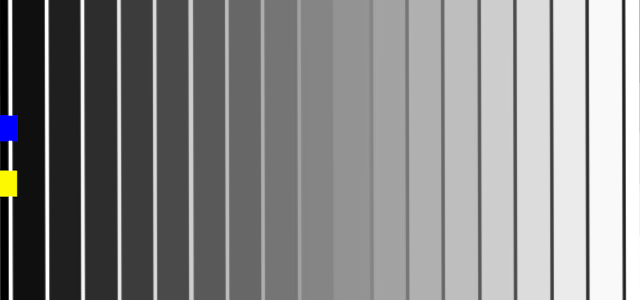
#> input picture steppingfeet_illusion/sample_images/0001.png, 640 x 300 px
$ python rotation_warp_image.py --image ../steppingfeet_illusion/sample_images/0001.png
#> lines starting #> are read from the running program, lines starting #| are printed output that depends on the picture
### motion_illusions/first_order_rotation_image_warp.py
###############################################################################
#
# File: first_order_rotation_image_warp.py
#
# Warp an image by a rotation.
# This is a first order approximation, the instantaneous flow due
# to rotation of an observer is used to derive the flow field by
# which the image is warped.
#
# History:
# 07-28-20 - Levi Burner - Created file
#
###############################################################################

from scipy import ndimage
import numpy as np
import cv2

# Calculate an optical flow field due to a body rate rotation
def discrete_optical_flow_due_to_rotation(yaw, pitch, roll, focal_length, grid_size):
    a = pitch
    b = yaw
    g = roll
    f = focal_length

    (x, y) = np.meshgrid(np.arange(0, grid_size[1], dtype=np.float32) - grid_size[1]/2.0 + 0.5,
                         np.arange(0, grid_size[0], dtype=np.float32) - grid_size[0]/2.0 + 0.5)

    # Equations 1 and 2 from page 3 of Passive Navigation as a Pattern Recognition Problem
    u_rot = a*x*y/f - b*(x*x/f + f) + g*y
    v_rot = a*(y*y/f+f) - b*x*y/f - g*x

    # Channels first format
    return np.dstack((u_rot, v_rot))

def image_warp(image, flow):
    # Need to switch to channels first for handling color images
    # Use atleast_3d to also handle grayscale
    image_rolled = np.moveaxis(np.atleast_3d(image), 2, 0)

    x = np.arange(0, image.shape[1], 1, dtype=np.float32)
    y = np.arange(0, image.shape[0], 1, dtype=np.float32)
    xv, yv = np.meshgrid(x, y)
    coords = np.array((xv, yv))

    flow_rolled = np.moveaxis(flow, 2, 0)

    # Warp is in the reverse direction so take negative of flow
    mapping = -flow_rolled + coords

    mapping_swapped = np.array((mapping[1, :, :], mapping[0, :, :]))

    image_warped_rolled = np.array([ndimage.map_coordinates(channel, mapping_swapped)
                                       for channel in image_rolled])

    image_warped = np.moveaxis(image_warped_rolled, 0, 2)

    if len(image.shape) == 2:
        image_warped = image_warped.reshape(image.shape)

    return image_warped

### motion_illusions/utils/image_tile.py
###############################################################################
#
# File: image_tile.py
#
# A session object that constructing an image consiting of several images
# of equal dimension. Allows easy and adaptable visualization of several
# stages of image processing.
#
# History:
# 03-18-20 - Levi Burner - Created file
# 07-28-20 - Levi Burner - Renamed and adjusted for workshop
#
###############################################################################

import numpy as np
import cv2

class ImageTile(object):
    __instances = {}

    @staticmethod
    def get_instance(session=None, max_width=1920, scale_factor=1.0):
        try:
            t = ImageTile.__instances[session]
        except KeyError:
            ImageTile.__instances[session] = ImageTile(max_width, scale_factor)

        return ImageTile.__instances[session]

    def __init__(self, max_width, scale_factor):
        self._images = []

        self._max_res_x = max_width
        self._scale_factor = scale_factor

        self._i_shape = None

    def add_image(self, image):
        width = int(image.shape[1] * self._scale_factor)
        height = int(image.shape[0] * self._scale_factor)
        image = cv2.resize(image, (width, height))

        # Convert from grayscale to color by default, this won't affect any rendering
        if len(image.shape) == 2:
            image = cv2.cvtColor(image, cv2.COLOR_GRAY2BGR)

        if self._i_shape is None:
            self._i_shape = image.shape
        else:
            if self._i_shape != image.shape:
                raise ValueError('Image of different dimension than first cannot be accepted')

        self._images.append(image)

    def clear_scene(self):
        self._images = []

    def compose(self):
        m = len(self._images)
        i = np.array(self._images)

        max_images_x = int(self._max_res_x / self._i_shape[1])

        rows = [np.hstack(self._images[i:i+max_images_x]) for i in range(0, m, max_images_x)]

        # If the last row is not quite filled
        if rows[-1].shape[1] != rows[0].shape[1]:
            # Three channel image of zeros to fill in till the end of the last row
            zero_pad = np.zeros((rows[-1].shape[0], rows[0].shape[1] - rows[-1].shape[1], 3), dtype=np.uint8)
            rows[-1] = np.hstack((rows[-1], zero_pad))

        c = np.vstack(rows)
        return c

### motion_illusions/utils/flow_plot.py
###############################################################################
#
# File: flow_plot.py
#
# Plot dense flow
# TODO: plot sparse flow
#
# History:
# 07-28-20 - Levi Burner - Created file
#
###############################################################################

import cv2
import numpy as np

# Generate an HSV image representing the color associated with the direction
# of a vector in a dense flow field
def flow_direction_image(shape=(60,60)):
    (x, y) = np.meshgrid(np.arange(0, shape[1]) - shape[1]/2,
                         np.arange(0, shape[0]) - shape[0]/2)
    theta = np.mod(np.arctan2(x, y) + 2*np.pi, 2*np.pi)
    radius = np.linalg.norm((x, y), axis=0)
    max_radius = np.max(radius)

    flow_hsv = np.zeros((shape[0], shape[1], 3)).astype(np.uint8)
    flow_hsv[:, :, 0] = 179 * theta / (2*np.pi)
    flow_hsv[:, :, 1] = 255 * radius / max_radius
    flow_hsv[:, :, 2] = 255
    return flow_hsv

# Generate an HSV image using color to represent the gradient direction
# in a optical flow field.
# Assumes channels last input
def visualize_optical_flow(flow):
    theta = np.mod(np.arctan2(flow[:, :, 0], flow[:, :, 1]) + 2*np.pi, 2*np.pi)

    flow_norms = np.linalg.norm(flow, axis=2)
    flow_norms_normalized = flow_norms / np.max(flow_norms)

    flow_hsv = np.zeros((flow.shape[0], flow.shape[1], 3), dtype=np.uint8)
    flow_hsv[:, :, 0] = 179 * theta / (2*np.pi)
    flow_hsv[:, :, 1] = 255 * flow_norms_normalized
    flow_hsv[:, :, 2] = 255 * (flow_norms_normalized > 0)

    return flow_hsv

def visualize_optical_flow_rgb(flow):
    return cv2.cvtColor(visualize_optical_flow(flow), cv2.COLOR_HSV2RGB)

def visualize_optical_flow_bgr(flow):
    return cv2.cvtColor(visualize_optical_flow(flow), cv2.COLOR_HSV2BGR)

# [6 lines left out: function subtract_dense_flow_from_sparse_flow, not called in this run]

def downsample_dense_flow(flow, scale_factor):
    flow_scaled = cv2.resize(flow, None, fx=scale_factor[1], fy=scale_factor[0])
    return flow_scaled

# [52 lines left out: functions dense_flow_to_sparse_flow_list, dense_flow_as_quiver_plot, sparse_flow_as_quiver_plot, not called in this run]

### motion_illusions/utils/rate_limit.py
###############################################################################
#
# File: rate_limit.py
#
# Accurate rate limiter
#
# History:
# 02-13-20 - Levi Burner - Created file
#
###############################################################################

import time
import numpy as np

class RateLimit(object):
    def __init__(self, limit_hz=None, limit_period_s=None, collect_stats=False, num_stat_elements=100):
        self._t_last = time.perf_counter()

        if limit_hz is not None:
            self._min_period_s = (1.0 / limit_hz)

        if limit_period_s is not None:
            self._min_period_s = limit_period_s

        self._collect_stats = collect_stats
        self._num_stat_elements = num_stat_elements

        if self._collect_stats:
            self._stat_index = 0
            self._past_timestamps = np.zeros((num_stat_elements, 3))

    def sleep(self):
        t = time.perf_counter()
        client_delta_s = t - self._t_last
        if client_delta_s < self._min_period_s:
            sleep_duration = self._min_period_s - client_delta_s
            time.sleep(sleep_duration)

            true_delta_s = time.perf_counter() - self._t_last
            self._t_last = self._t_last + self._min_period_s
        else:
            sleep_duration = 0.0
            t = time.perf_counter()
            true_delta_s = t - self._t_last
            self._t_last = t

        if self._collect_stats:
            self._past_timestamps[self._stat_index, :] = (client_delta_s, sleep_duration, true_delta_s)
            self._stat_index = (self._stat_index + 1) % self._num_stat_elements

    # [6 lines left out: function print_stats, not called in this run]

### motion_illusions/utils/time_iterator.py
###############################################################################
#
# File: time_iterator.py
#
# An object that iterate over wall clock time or a fixed timestep
#
# History:
# 07-27-20 - Levi Burner - Created file
#
###############################################################################

class TimeIterator(object):
    # Leave sim_rate_hz as None to use wall time
    def __init__(self, sim_rate_hz=None):
        self._sim_rate_hz = sim_rate_hz
        self._t = 0.0
    def __iter__(self):
        return self
    def __next__(self):
        if self._sim_rate_hz is None:
            return time.time()
        else:
            self._t += 1.0 / self._sim_rate_hz
            return self._t

### tests/rotation_warp_image.py
###############################################################################
#
# File: rotation_warp_image.py
#
# Continuously warp an image by a small random rotation
#
# History:
# 07-28-20 - Levi Burner - Created file
#
###############################################################################

import argparse
import time

import cv2
import numpy as np

import motion_illusions.utils.flow_plot as flow_plot
from motion_illusions.utils.image_tile import ImageTile
from motion_illusions.utils.signal_plot import SignalPlot
from motion_illusions.utils.rate_limit import RateLimit
from motion_illusions.utils.time_iterator import TimeIterator

from motion_illusions import first_order_rotation_image_warp as rotation_warp

if __name__ == '__main__':
    parser = argparse.ArgumentParser()
    parser.add_argument('--image', dest='image_path', help='image to warp and display')
    args = parser.parse_args()

    if args.image_path is None:
        raise ValueError('Program must be passed an image to warp')

    image = cv2.imread(args.image_path)
#> image is the input picture: shape (300, 640, 3); mean B, G, R 136.7, 136.6, 136.6

    # Assume an HFOV of 5 degrees
    hfov_deg = 5.0
    focal_length = (image.shape[0] / 2) / np.tan((hfov_deg/2)*180.0/np.pi)
#> focal_length = -45.91

    session_name = 'rotation_warp_image'
    tiler = ImageTile.get_instance(session=session_name)

    flow_vis_image = cv2.cvtColor(flow_plot.flow_direction_image(shape=image.shape), cv2.COLOR_HSV2BGR)
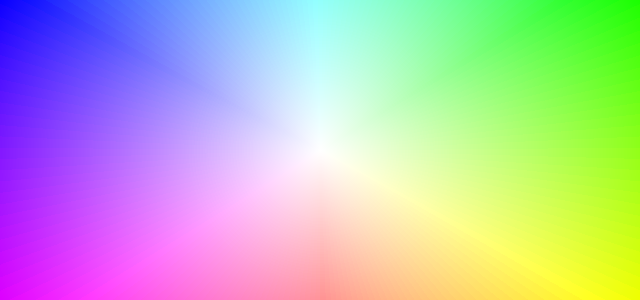
#> flow_vis_image: shape (300, 640, 3); mean B, G, R 187.7, 187.4, 186.3

    # The visualization will be limited to this wall clock speed in hz
    rate_limit = RateLimit(limit_hz=60)

    last_wall_t = time.time()
    last_sim_t = time.time()

    # The simulation will be limited to this virtual speed in hz
    for sim_t in iter(TimeIterator(sim_rate_hz=60)):
        sim_delta_t = sim_t-last_sim_t
        wall_t = time.time()
        wall_delta_t = wall_t - last_wall_t

        # Generate a random yaw, pitch, roll
        # It would be better to simulate a random walk on a sphere in a 4 dimensional space
        std_dev_deg = 0.01

        ypr = np.random.normal(loc=0.0, scale=std_dev_deg*np.pi/180.0, size=(3,))

        optical_flow_rot = rotation_warp.discrete_optical_flow_due_to_rotation(
                                ypr[0], ypr[1], ypr[2],
                                focal_length, image.shape)
        warped_image = rotation_warp.image_warp(image, optical_flow_rot)

        tiler.add_image(image)
        tiler.add_image(warped_image)

#> (the run stopped early here; a loop or call above may not have finished)
